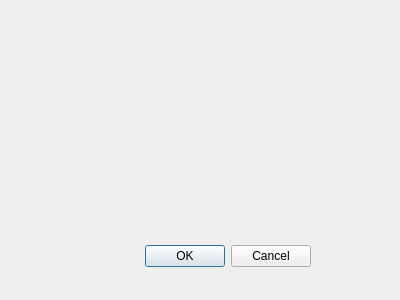
<?xml version="1.0" encoding="UTF-8"?>
<ui version="4.0">
 <class>Dialog</class>
 <widget class="QDialog" name="Dialog">
  <property name="geometry">
   <rect>
    <x>0</x>
    <y>0</y>
    <width>400</width>
    <height>300</height>
   </rect>
  </property>
  <property name="windowTitle">
   <string>Dialog</string>
  </property>
  <widget class="QDialogButtonBox" name="buttonBox">
   <property name="geometry">
    <rect>
     <x>-30</x>
     <y>240</y>
     <width>341</width>
     <height>32</height>
    </rect>
   </property>
   <property name="orientation">
    <enum>Qt::Horizontal</enum>
   </property>
   <property name="standardButtons">
    <set>QDialogButtonBox::Cancel|QDialogButtonBox::Ok</set>
   </property>
  </widget>
 </widget>
 <resources/>
 <connections>
  <connection>
   <sender>buttonBox</sender>
   <signal>accepted()</signal>
   <receiver>Dialog</receiver>
   <slot>accept()</slot>
   <hints>
    <hint type="sourcelabel">
     <x>248</x>
     <y>254</y>
    </hint>
    <hint type="destinationlabel">
     <x>157</x>
     <y>274</y>
    </hint>
   </hints>
  </connection>
  <connection>
   <sender>buttonBox</sender>
   <signal>rejected()</signal>
   <receiver>Dialog</receiver>
   <slot>reject()</slot>
   <hints>
    <hint type="sourcelabel">
     <x>316</x>
     <y>260</y>
    </hint>
    <hint type="destinationlabel">
     <x>286</x>
     <y>274</y>
    </hint>
   </hints>
  </connection>
 </connections>
</ui>
